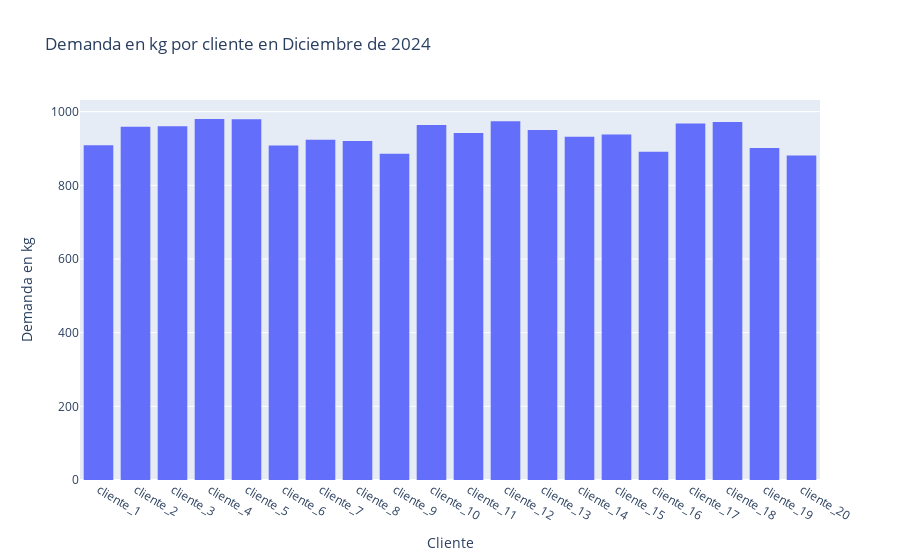

Source (notebook cell):
### Markdown cell above
Demanda en kg por cliente en Diciembre de 2024

### Code cell
fig1 = px.histogram(df_orders, x='cliente',y='order_demand', nbins=10, title='Demanda en kg por cliente en Diciembre de 2024')
fig1.update_layout(xaxis_title='Cliente', yaxis_title='Demanda en kg')
fig1.show()

### Figure 1 — Plotly figure (JSON) as saved in the notebook; plotly's stock layout.template omitted (floating-point values rounded to 4 significant figures)
{"data": [{"alignmentgroup": "True", "bingroup": "x", "histfunc": "sum", "hovertemplate": "cliente=%{x}<br>sum of order_demand=%{y}<extra></extra>", "legendgroup": "", "marker": {"color": "#636efa", "pattern": {"shape": ""}}, "name": "", "nbinsx": 10, "offsetgroup": "", "orientation": "v", "showlegend": false, "type": "histogram", "x": ["cliente_1", "cliente_2", "cliente_3", "cliente_4", "cliente_5", "cliente_6", "cliente_7", "cliente_8", "cliente_9", "cliente_10", "cliente_11", "cliente_12", "cliente_13", "cliente_14", "cliente_15", "cliente_16", "cliente_17", "cliente_18", "cliente_19", "cliente_20"], "xaxis": "x", "y": [909, 959, 960, 980, 979, 908, 924, 920, 886, 964, 942, 974, 950, 932, 938, 891, 968, 972, 901, 881], "yaxis": "y"}], "layout": {"barmode": "relative", "legend": {"tracegroupgap": 0}, "title": {"text": "Demanda en kg por cliente en Diciembre de 2024"}, "xaxis": {"anchor": "y", "domain": [0, 1], "title": {"text": "Cliente"}}, "yaxis": {"anchor": "x", "domain": [0, 1], "title": {"text": "Demanda en kg"}}}}
